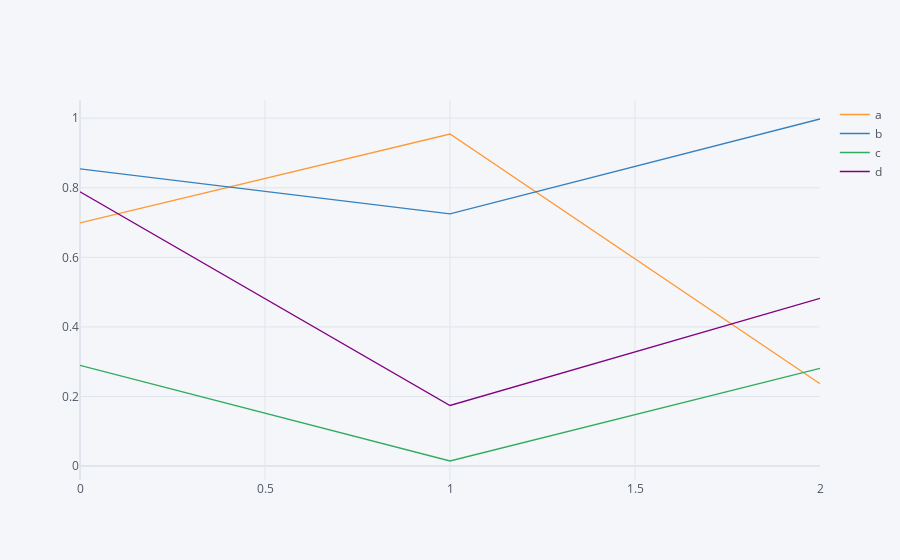

Source (notebook cell):
### Code cell
df.iplot()

### Figure 1 — Plotly figure (JSON) as saved in the notebook; plotly's stock layout.template omitted (floating-point values rounded to 4 significant figures)
{"data": [{"line": {"color": "rgba(255, 153, 51, 1.0)", "dash": "solid", "shape": "linear", "width": 1.3}, "mode": "lines", "name": "a", "text": "", "type": "scatter", "x": [0, 1, 2], "y": [0.6988, 0.9545, 0.2364]}, {"line": {"color": "rgba(55, 128, 191, 1.0)", "dash": "solid", "shape": "linear", "width": 1.3}, "mode": "lines", "name": "b", "text": "", "type": "scatter", "x": [0, 1, 2], "y": [0.8541, 0.7251, 0.9977]}, {"line": {"color": "rgba(50, 171, 96, 1.0)", "dash": "solid", "shape": "linear", "width": 1.3}, "mode": "lines", "name": "c", "text": "", "type": "scatter", "x": [0, 1, 2], "y": [0.2896, 0.01452, 0.281]}, {"line": {"color": "rgba(128, 0, 128, 1.0)", "dash": "solid", "shape": "linear", "width": 1.3}, "mode": "lines", "name": "d", "text": "", "type": "scatter", "x": [0, 1, 2], "y": [0.7883, 0.1742, 0.4822]}], "layout": {"legend": {"bgcolor": "#F5F6F9", "font": {"color": "#4D5663"}}, "paper_bgcolor": "#F5F6F9", "plot_bgcolor": "#F5F6F9", "title": {"font": {"color": "#4D5663"}}, "xaxis": {"gridcolor": "#E1E5ED", "showgrid": true, "tickfont": {"color": "#4D5663"}, "title": {"font": {"color": "#4D5663"}, "text": ""}, "zerolinecolor": "#E1E5ED"}, "yaxis": {"gridcolor": "#E1E5ED", "showgrid": true, "tickfont": {"color": "#4D5663"}, "title": {"font": {"color": "#4D5663"}, "text": ""}, "zerolinecolor": "#E1E5ED"}}}
